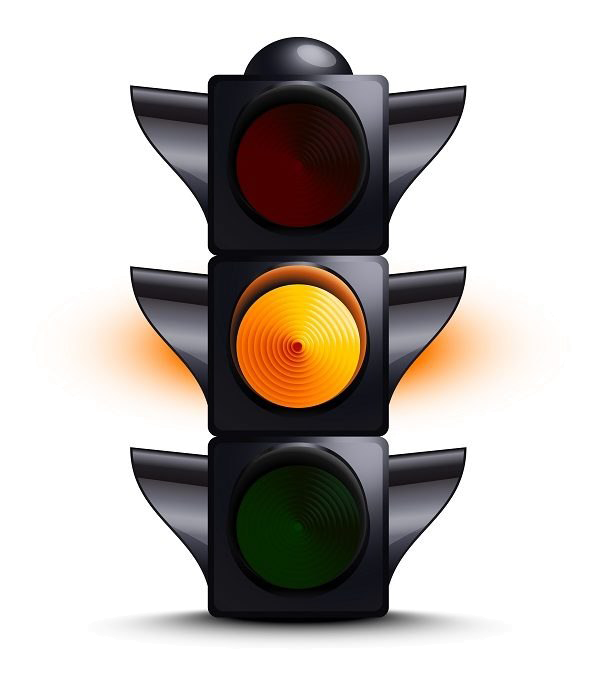
#> input picture stop.png, 600 x 675 px
$ python main.py
#> lines starting #> are read from the running program, lines starting #| are printed output that depends on the picture
import cv2
import numpy as np

# Load overlay images with alpha channel (must be PNG with transparency)
stop_sign = cv2.imread('stop.png', cv2.IMREAD_UNCHANGED)
#> stop_sign is the input picture: shape (675, 600, 4); mean B, G, R, A 178.9, 183.9, 189.9, 97.6
go_arrow = cv2.imread('go2.png', cv2.IMREAD_UNCHANGED)
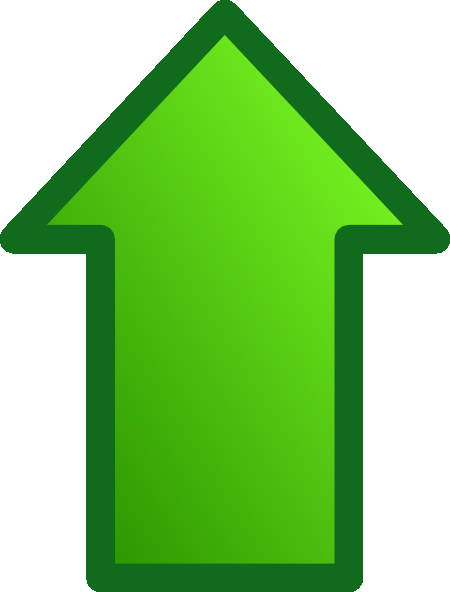
#> input picture go2.png, 450 x 592 px
#> go_arrow is the input picture: shape (592, 450, 4); mean B, G, R, A 116.5, 204.2, 140.8, 149.5

# Resize overlays
stop_sign = cv2.resize(stop_sign, (100, 100))
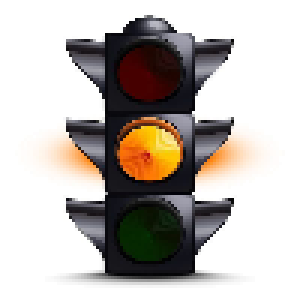
#> stop_sign: shape (100, 100, 4) (shown 3 times larger); mean B, G, R, A 179, 183.9, 189.9, 97.5
go_arrow = cv2.resize(go_arrow, (100, 100))
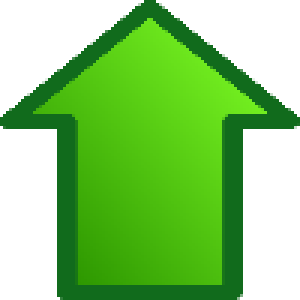
#> go_arrow: shape (100, 100, 4) (shown 3 times larger); mean B, G, R, A 115.9, 203.5, 139.9, 150.5

# Function to overlay transparent image
def overlay_image(bg, fg, x, y):
    h, w = fg.shape[:2]

    # Ensure overlay fits inside background
    if y + h > bg.shape[0] or x + w > bg.shape[1]:
        return bg

    alpha = fg[:, :, 3] / 255.0
    for c in range(3):
        bg[y:y+h, x:x+w, c] = (1 - alpha) * bg[y:y+h, x:x+w, c] + alpha * fg[:, :, c]
    return bg

# Define HSV color ranges
RED_LOWER = np.array([0, 120, 70])
RED_UPPER = np.array([10, 255, 255])
GREEN_LOWER = np.array([40, 50, 50])
GREEN_UPPER = np.array([90, 255, 255])

# Load test image (instead of webcam)
frame = cv2.imread('traffic_lights.jpg')

if frame is None:
    print("Image not found! Make sure 'traffic_light.jpg' exists.")
    exit()
#> (the program exits here)
